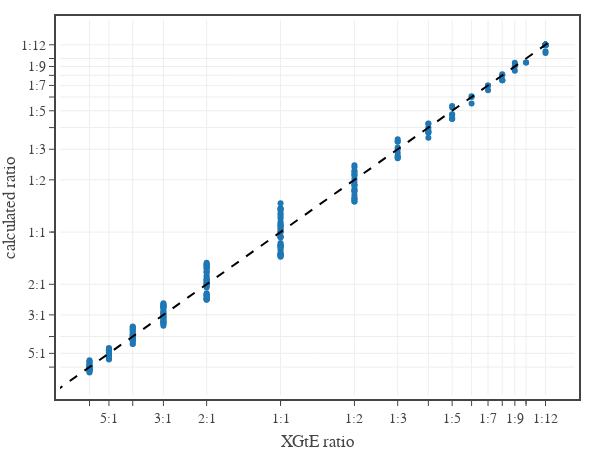

The notebook cell this image was saved under:
### Code cell
# plots XGtE ratios vs calculated ratios
tickvals=[2.0, 1.0, 0.3333333333333333, 0.2, 3.0, 0.16666666666666666, 5.0, 0.5, 0.25, 8.0, 4.0, 12.0, 9.0, 6.0, 7.0, 10.0]
ticktext=['1:2', '1:1', '3:1', '5:1', '1:3', '', '1:5', '2:1', '', '', '', '1:12', '1:9', '', '1:7', '']

# create figure
fig = go.Figure(
    layout=go.Layout(
        template=TFB_TEMPLATE,
        xaxis=dict(
            title_text='XGtE ratio',
            type='log',
            tickvals=tickvals,
            ticktext=ticktext,
        ),
        yaxis=dict(
            title_text='calculated ratio',
            type='log',
            tickvals=tickvals,
            ticktext=ticktext,
        ),
        legend=dict(
            xanchor='left', yanchor='top',
            x=0.00, y=1.00,
            orientation='v',
            tracegroupgap=0,
        )
    )
)

def make_hovertext(row):
    ratio = row['ratio']
    cratio = row['calc ratio']
    text = f'<b>PCs : Monsters</b><br>XGtE {ratio}<br>Calculated {cratio}'
    return text
    
hovertext = dfX.apply(lambda row: make_hovertext(row), axis=1)

# plot conversion ratios
fig.add_trace(go.Scatter(
    x=dfX['decimal'], 
    y=dfX['calc decimal'],
    mode='markers', 
    name='Calculated monsters per PC',
    showlegend=False,
    hovertext=hovertext,
    hovertemplate='%{hovertext}<extra></extra>',
))

coefs = np.polyfit(dfX['decimal'], dfX['calc decimal'], 1)
poly = np.poly1d(coefs)
fig.add_trace(go.Scatter(
    x=[0,13], 
    y=[0,13],
    mode='lines', 
    name='fit',
    showlegend=False,
    line=dict(color='black', dash='dash'),
    hoverinfo='skip',
))

# show figure
fig.update_layout(width=600, height=450)
fig.show(config=TFB_CONFIG)

# save figures
if SAVEFIGS:
    fig.update_layout(autosize=True, width=None, height=None)
    save_fig_html(fig, format='large', name='fig-multi-monster-ratios-large')
    save_fig_html(fig, format='small', name='fig-multi-monster-ratios-small')

### Figure 1 — Plotly figure (JSON) as saved in the notebook; plotly's stock layout.template omitted (floating-point values rounded to 4 significant figures; data arrays with more than 128 entries replaced by an {"elided": "..."} marker saying what was removed)
{"data": [{"hovertemplate": "%{hovertext}<extra></extra>", "hovertext": {"elided": "272 str values"}, "mode": "markers", "name": "Calculated monsters per PC", "showlegend": false, "type": "scatter", "x": {"elided": "272 float values"}, "y": {"elided": "272 float values"}}, {"hoverinfo": "skip", "line": {"color": "black", "dash": "dash"}, "mode": "lines", "name": "fit", "showlegend": false, "type": "scatter", "x": [0, 13], "y": [0, 13]}], "layout": {"height": 450, "legend": {"orientation": "v", "tracegroupgap": 0, "x": 0, "xanchor": "left", "y": 1, "yanchor": "top"}, "width": 600, "xaxis": {"ticktext": ["1:2", "1:1", "3:1", "5:1", "1:3", "", "1:5", "2:1", "", "", "", "1:12", "1:9", "", "1:7", ""], "tickvals": [2, 1, 0.3333, 0.2, 3, 0.1667, 5, 0.5, 0.25, 8, 4, 12, 9, 6, 7, 10], "title": {"text": "XGtE ratio"}, "type": "log"}, "yaxis": {"ticktext": ["1:2", "1:1", "3:1", "5:1", "1:3", "", "1:5", "2:1", "", "", "", "1:12", "1:9", "", "1:7", ""], "tickvals": [2, 1, 0.3333, 0.2, 3, 0.1667, 5, 0.5, 0.25, 8, 4, 12, 9, 6, 7, 10], "title": {"text": "calculated ratio"}, "type": "log"}}}
